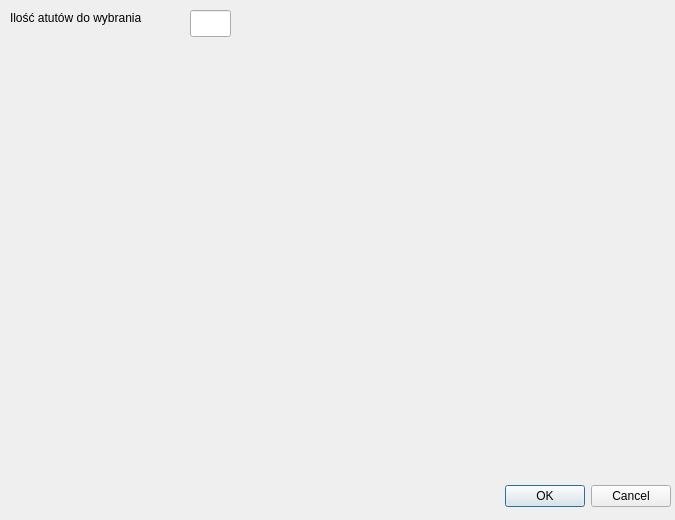
<?xml version="1.0" encoding="UTF-8"?>
<ui version="4.0">
 <class>Abilities</class>
 <widget class="QDialog" name="Abilities">
  <property name="geometry">
   <rect>
    <x>0</x>
    <y>0</y>
    <width>675</width>
    <height>520</height>
   </rect>
  </property>
  <property name="windowTitle">
   <string>Dialog</string>
  </property>
  <widget class="QDialogButtonBox" name="buttonBox">
   <property name="geometry">
    <rect>
     <x>330</x>
     <y>480</y>
     <width>341</width>
     <height>32</height>
    </rect>
   </property>
   <property name="orientation">
    <enum>Qt::Horizontal</enum>
   </property>
   <property name="standardButtons">
    <set>QDialogButtonBox::Cancel|QDialogButtonBox::Ok</set>
   </property>
  </widget>
  <widget class="QLabel" name="label">
   <property name="geometry">
    <rect>
     <x>10</x>
     <y>10</y>
     <width>181</width>
     <height>17</height>
    </rect>
   </property>
   <property name="text">
    <string>&lt;html&gt;&lt;head/&gt;&lt;body&gt;&lt;p&gt;Ilość atutów do wybrania&lt;/p&gt;&lt;/body&gt;&lt;/html&gt;</string>
   </property>
  </widget>
  <widget class="QLineEdit" name="lineEdit">
   <property name="geometry">
    <rect>
     <x>190</x>
     <y>10</y>
     <width>41</width>
     <height>27</height>
    </rect>
   </property>
  </widget>
 </widget>
 <resources/>
 <connections>
  <connection>
   <sender>buttonBox</sender>
   <signal>accepted()</signal>
   <receiver>Abilities</receiver>
   <slot>accept()</slot>
   <hints>
    <hint type="sourcelabel">
     <x>248</x>
     <y>254</y>
    </hint>
    <hint type="destinationlabel">
     <x>157</x>
     <y>274</y>
    </hint>
   </hints>
  </connection>
  <connection>
   <sender>buttonBox</sender>
   <signal>rejected()</signal>
   <receiver>Abilities</receiver>
   <slot>reject()</slot>
   <hints>
    <hint type="sourcelabel">
     <x>316</x>
     <y>260</y>
    </hint>
    <hint type="destinationlabel">
     <x>286</x>
     <y>274</y>
    </hint>
   </hints>
  </connection>
 </connections>
</ui>
